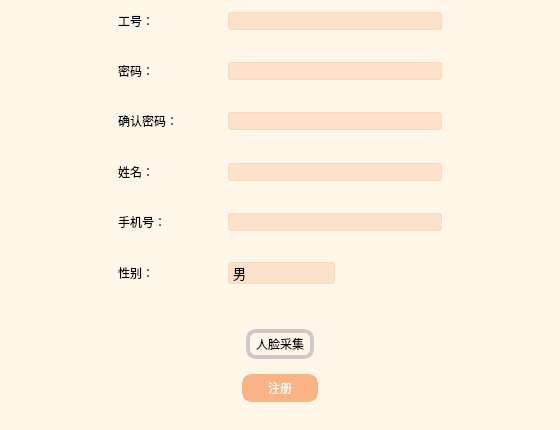
<?xml version="1.0" encoding="UTF-8"?>
<ui version="4.0">
 <class>Register_Form</class>
 <widget class="QWidget" name="Register_Form">
  <property name="geometry">
   <rect>
    <x>0</x>
    <y>0</y>
    <width>560</width>
    <height>430</height>
   </rect>
  </property>
  <property name="windowTitle">
   <string>注册</string>
  </property>
  <property name="styleSheet">
   <string notr="true">QWidget{Background-color:rgb(255,246,234);
color:rgb(0,0,0);}
</string>
  </property>
  <layout class="QHBoxLayout" name="horizontalLayout_7">
   <item>
    <widget class="QFrame" name="frame">
     <property name="styleSheet">
      <string notr="true">QLineEdit{border: 1px solid rgb(249,179,132,30%);border-radius: 3px;Background-color:rgb(249,179,132,30%)
}
QLineEdit::hover{border: 1px solid #C0C4CC;}
QComboBox{border: 1px solid rgb(249,179,132,30%);border-radius: 3px;background-color:rgb(249,179,132,30%);Background-color:rgb(249,179,132,30%);font:13px;color:grey;height: 20px;}
QComboBox:editable{background:rgb(249,179,132);}
QComboBox QAbstractItemView{border: 0px solid rgb(255,246,234);outline:0px;selection-background-color: rgb(255,246,234);height:100px;background: rgb(255,246,234);font:13px;}
QComboBox QAbstractItemView::item{height:50px;width:200px;} 
QComboBox::down-arrow{border-image: url(:/icons/icon_downarrow.png);}
QComboBox::drop-down{border:0px;}
QComboBox::hover{border: 1px solid #C0C4CC;}</string>
     </property>
     <layout class="QVBoxLayout" name="verticalLayout" stretch="0,0,2,0,2,0,2,0,2,0,2,0,1,1,1">
      <property name="spacing">
       <number>3</number>
      </property>
      <property name="leftMargin">
       <number>0</number>
      </property>
      <property name="topMargin">
       <number>0</number>
      </property>
      <property name="rightMargin">
       <number>0</number>
      </property>
      <property name="bottomMargin">
       <number>0</number>
      </property>
      <item>
       <layout class="QHBoxLayout" name="horizontalLayout_2" stretch="1,1,2,1">
        <item>
         <spacer name="horizontalSpacer_2">
          <property name="orientation">
           <enum>Qt::Horizontal</enum>
          </property>
          <property name="sizeHint" stdset="0">
           <size>
            <width>40</width>
            <height>20</height>
           </size>
          </property>
         </spacer>
        </item>
        <item>
         <widget class="QLabel" name="user_Label">
          <property name="styleSheet">
           <string notr="true">color:rgb(0, 0, 0)</string>
          </property>
          <property name="text">
           <string>工号：</string>
          </property>
         </widget>
        </item>
        <item>
         <widget class="QLineEdit" name="user_lineEdit">
          <property name="styleSheet">
           <string notr="true"/>
          </property>
         </widget>
        </item>
        <item>
         <spacer name="horizontalSpacer_4">
          <property name="orientation">
           <enum>Qt::Horizontal</enum>
          </property>
          <property name="sizeHint" stdset="0">
           <size>
            <width>40</width>
            <height>20</height>
           </size>
          </property>
         </spacer>
        </item>
       </layout>
      </item>
      <item>
       <spacer name="verticalSpacer">
        <property name="orientation">
         <enum>Qt::Vertical</enum>
        </property>
        <property name="sizeHint" stdset="0">
         <size>
          <width>20</width>
          <height>40</height>
         </size>
        </property>
       </spacer>
      </item>
      <item>
       <layout class="QHBoxLayout" name="horizontalLayout_3" stretch="1,1,2,1">
        <item>
         <spacer name="horizontalSpacer_5">
          <property name="orientation">
           <enum>Qt::Horizontal</enum>
          </property>
          <property name="sizeHint" stdset="0">
           <size>
            <width>40</width>
            <height>20</height>
           </size>
          </property>
         </spacer>
        </item>
        <item>
         <widget class="QLabel" name="pwd_Label">
          <property name="styleSheet">
           <string notr="true">color:rgb(0, 0, 0)</string>
          </property>
          <property name="text">
           <string>密码：</string>
          </property>
         </widget>
        </item>
        <item>
         <widget class="QLineEdit" name="pwd_lineEdit">
          <property name="styleSheet">
           <string notr="true"/>
          </property>
         </widget>
        </item>
        <item>
         <spacer name="horizontalSpacer_7">
          <property name="orientation">
           <enum>Qt::Horizontal</enum>
          </property>
          <property name="sizeHint" stdset="0">
           <size>
            <width>40</width>
            <height>20</height>
           </size>
          </property>
         </spacer>
        </item>
       </layout>
      </item>
      <item>
       <spacer name="verticalSpacer_2">
        <property name="orientation">
         <enum>Qt::Vertical</enum>
        </property>
        <property name="sizeHint" stdset="0">
         <size>
          <width>20</width>
          <height>40</height>
         </size>
        </property>
       </spacer>
      </item>
      <item>
       <layout class="QHBoxLayout" name="horizontalLayout_9" stretch="1,1,2,1">
        <item>
         <spacer name="horizontalSpacer_3">
          <property name="orientation">
           <enum>Qt::Horizontal</enum>
          </property>
          <property name="sizeHint" stdset="0">
           <size>
            <width>40</width>
            <height>20</height>
           </size>
          </property>
         </spacer>
        </item>
        <item>
         <widget class="QLabel" name="label">
          <property name="styleSheet">
           <string notr="true">color:rgb(0, 0, 0)</string>
          </property>
          <property name="text">
           <string>确认密码：</string>
          </property>
         </widget>
        </item>
        <item>
         <widget class="QLineEdit" name="pwd_2_lineEdit">
          <property name="styleSheet">
           <string notr="true"/>
          </property>
         </widget>
        </item>
        <item>
         <spacer name="horizontalSpacer_6">
          <property name="orientation">
           <enum>Qt::Horizontal</enum>
          </property>
          <property name="sizeHint" stdset="0">
           <size>
            <width>40</width>
            <height>20</height>
           </size>
          </property>
         </spacer>
        </item>
       </layout>
      </item>
      <item>
       <spacer name="verticalSpacer_3">
        <property name="orientation">
         <enum>Qt::Vertical</enum>
        </property>
        <property name="sizeHint" stdset="0">
         <size>
          <width>20</width>
          <height>40</height>
         </size>
        </property>
       </spacer>
      </item>
      <item>
       <layout class="QHBoxLayout" name="horizontalLayout_4" stretch="1,1,2,1">
        <item>
         <spacer name="horizontalSpacer_8">
          <property name="orientation">
           <enum>Qt::Horizontal</enum>
          </property>
          <property name="sizeHint" stdset="0">
           <size>
            <width>40</width>
            <height>20</height>
           </size>
          </property>
         </spacer>
        </item>
        <item>
         <widget class="QLabel" name="user_Label_2">
          <property name="styleSheet">
           <string notr="true">color:rgb(0, 0, 0)</string>
          </property>
          <property name="text">
           <string>姓名：</string>
          </property>
         </widget>
        </item>
        <item>
         <widget class="QLineEdit" name="name_lineEdit">
          <property name="styleSheet">
           <string notr="true"/>
          </property>
          <property name="text">
           <string/>
          </property>
         </widget>
        </item>
        <item>
         <spacer name="horizontalSpacer_10">
          <property name="orientation">
           <enum>Qt::Horizontal</enum>
          </property>
          <property name="sizeHint" stdset="0">
           <size>
            <width>40</width>
            <height>20</height>
           </size>
          </property>
         </spacer>
        </item>
       </layout>
      </item>
      <item>
       <spacer name="verticalSpacer_4">
        <property name="orientation">
         <enum>Qt::Vertical</enum>
        </property>
        <property name="sizeHint" stdset="0">
         <size>
          <width>20</width>
          <height>40</height>
         </size>
        </property>
       </spacer>
      </item>
      <item>
       <layout class="QHBoxLayout" name="horizontalLayout_6" stretch="1,1,2,1">
        <item>
         <spacer name="horizontalSpacer_14">
          <property name="orientation">
           <enum>Qt::Horizontal</enum>
          </property>
          <property name="sizeHint" stdset="0">
           <size>
            <width>40</width>
            <height>20</height>
           </size>
          </property>
         </spacer>
        </item>
        <item>
         <widget class="QLabel" name="user_Label_4">
          <property name="styleSheet">
           <string notr="true">color:rgb(0, 0, 0)</string>
          </property>
          <property name="text">
           <string>手机号：</string>
          </property>
         </widget>
        </item>
        <item>
         <widget class="QLineEdit" name="phone_lineEdit">
          <property name="styleSheet">
           <string notr="true"/>
          </property>
          <property name="text">
           <string/>
          </property>
         </widget>
        </item>
        <item>
         <spacer name="horizontalSpacer_16">
          <property name="orientation">
           <enum>Qt::Horizontal</enum>
          </property>
          <property name="sizeHint" stdset="0">
           <size>
            <width>40</width>
            <height>20</height>
           </size>
          </property>
         </spacer>
        </item>
       </layout>
      </item>
      <item>
       <spacer name="verticalSpacer_5">
        <property name="orientation">
         <enum>Qt::Vertical</enum>
        </property>
        <property name="sizeHint" stdset="0">
         <size>
          <width>20</width>
          <height>40</height>
         </size>
        </property>
       </spacer>
      </item>
      <item>
       <layout class="QHBoxLayout" name="horizontalLayout_5" stretch="1,1,1,2">
        <item>
         <spacer name="horizontalSpacer_11">
          <property name="orientation">
           <enum>Qt::Horizontal</enum>
          </property>
          <property name="sizeHint" stdset="0">
           <size>
            <width>40</width>
            <height>20</height>
           </size>
          </property>
         </spacer>
        </item>
        <item>
         <widget class="QLabel" name="user_Label_3">
          <property name="styleSheet">
           <string notr="true">color:rgb(0, 0, 0)</string>
          </property>
          <property name="text">
           <string>性别：</string>
          </property>
         </widget>
        </item>
        <item>
         <widget class="QComboBox" name="sex_comboBox">
          <property name="styleSheet">
           <string notr="true">color:black</string>
          </property>
          <item>
           <property name="text">
            <string>男</string>
           </property>
          </item>
          <item>
           <property name="text">
            <string>女</string>
           </property>
          </item>
         </widget>
        </item>
        <item>
         <spacer name="horizontalSpacer_13">
          <property name="orientation">
           <enum>Qt::Horizontal</enum>
          </property>
          <property name="sizeHint" stdset="0">
           <size>
            <width>40</width>
            <height>20</height>
           </size>
          </property>
         </spacer>
        </item>
       </layout>
      </item>
      <item>
       <spacer name="verticalSpacer_6">
        <property name="orientation">
         <enum>Qt::Vertical</enum>
        </property>
        <property name="sizeHint" stdset="0">
         <size>
          <width>20</width>
          <height>40</height>
         </size>
        </property>
       </spacer>
      </item>
      <item>
       <widget class="QGroupBox" name="groupBox_2">
        <property name="styleSheet">
         <string notr="true">border:0px</string>
        </property>
        <property name="title">
         <string/>
        </property>
        <layout class="QHBoxLayout" name="horizontalLayout_8" stretch="4,1,4">
         <item>
          <spacer name="horizontalSpacer_18">
           <property name="orientation">
            <enum>Qt::Horizontal</enum>
           </property>
           <property name="sizeHint" stdset="0">
            <size>
             <width>186</width>
             <height>20</height>
            </size>
           </property>
          </spacer>
         </item>
         <item>
          <widget class="QPushButton" name="bt_open_facecollecting">
           <property name="styleSheet">
            <string notr="true">background-image: url(:/icons/camera_bkg.png);
border:4px solid rgb(208,200,200);
border-radius:10px;
padding:2px 6px;
color:rgb(0, 0, 0)</string>
           </property>
           <property name="text">
            <string>人脸采集</string>
           </property>
          </widget>
         </item>
         <item>
          <spacer name="horizontalSpacer_19">
           <property name="orientation">
            <enum>Qt::Horizontal</enum>
           </property>
           <property name="sizeHint" stdset="0">
            <size>
             <width>186</width>
             <height>20</height>
            </size>
           </property>
          </spacer>
         </item>
        </layout>
       </widget>
      </item>
      <item>
       <layout class="QHBoxLayout" name="horizontalLayout" stretch="3,1,3">
        <item>
         <spacer name="horizontalSpacer_17">
          <property name="orientation">
           <enum>Qt::Horizontal</enum>
          </property>
          <property name="sizeHint" stdset="0">
           <size>
            <width>40</width>
            <height>20</height>
           </size>
          </property>
         </spacer>
        </item>
        <item>
         <widget class="QPushButton" name="register_Button">
          <property name="styleSheet">
           <string notr="true">color:white;
Background-color:rgb(249,179,132);
border:4px solid rgb(249,179,132);
border-radius:10px;
padding:1px 5px;
</string>
          </property>
          <property name="text">
           <string>注册</string>
          </property>
         </widget>
        </item>
        <item>
         <spacer name="horizontalSpacer">
          <property name="orientation">
           <enum>Qt::Horizontal</enum>
          </property>
          <property name="sizeHint" stdset="0">
           <size>
            <width>40</width>
            <height>20</height>
           </size>
          </property>
         </spacer>
        </item>
       </layout>
      </item>
      <item>
       <widget class="QLabel" name="label_register_msg">
        <property name="text">
         <string/>
        </property>
        <property name="alignment">
         <set>Qt::AlignCenter</set>
        </property>
       </widget>
      </item>
     </layout>
    </widget>
   </item>
  </layout>
 </widget>
 <resources>
  <include location="../imgs/icons.qrc"/>
 </resources>
 <connections/>
</ui>
